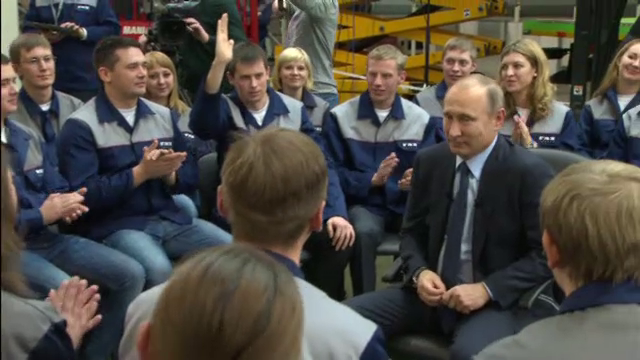
#> input picture 031.png, 640 x 360 px
$ jupyter execute test.ipynb   (shell and % lines are left out)
#> lines starting #> are read from the running program, lines starting #| are printed output that depends on the picture; after the words box and inside, x2 and y2 are one past the last pixel; in counts of white or black regions, pixels touching at a corner belong together
[cell 1]
import sys
import cv2
import numpy as np
from matplotlib import pyplot as plt

imagePath = '031.png'
cascPath = 'haarcascade_frontalface_default.xml'

faceCascade = cv2.CascadeClassifier(cascPath)

# Read the image
image = cv2.imread(imagePath)
#> image is the input picture: shape (360, 640, 3); mean B, G, R 68.2, 74.5, 78.8
gray = cv2.cvtColor(image, cv2.COLOR_BGR2GRAY)
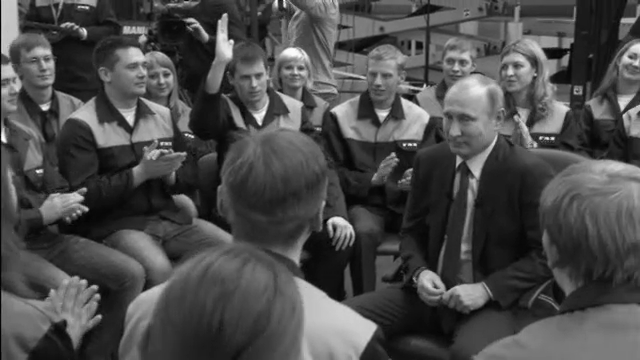
#> gray: shape (360, 640); min 0, max 255, mean 75

[cell 2]
# Detect faces in the image
faces = faceCascade.detectMultiScale(
    gray,
    scaleFactor=1.1,
    minNeighbors=5,
    minSize=(30, 30),
    flags = cv2.CASCADE_SCALE_IMAGE
)
#> faces = [[21, 43, 42, 42], [438, 49, 36, 36], [277, 54, 35, 35], [490, 51, 41, 41], [144, 61, 36, 36], [232, 62, 40, 40], [366, 236, 51, 51]]

print("Found {0} faces".format(len(faces)))
#| Found 7 faces

[cell 3]
# Draw a rectangle around the faces
for (x, y, w, h) in faces:
    cv2.rectangle(image, (x, y), (x+w, y+h), (0, 255, 0), 0)
#> this loop made 7 passes
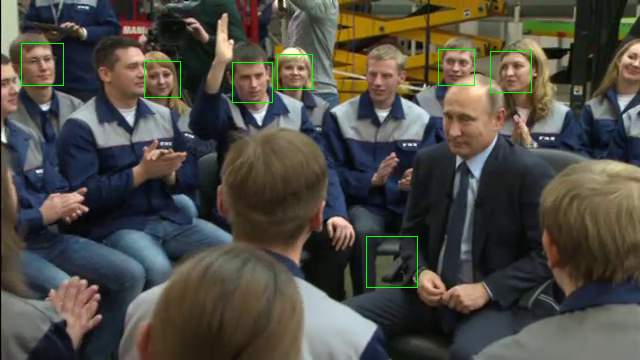
#> image: shape (360, 640, 3); 0.49% of pixels changed, all inside (x1, y1, x2, y2) = (21, 43, 532, 288)

[cell 4]
# Write the result to file
cv2.imwrite('found-faces-' + imagePath, image)
#> Out = True

[cell 5]
image = np.fliplr(image.reshape(-1,3)).reshape(image.shape) # turn to RGB
plt.imshow(image)
plt.show()

$ run again, with 029.png copied over 031.png
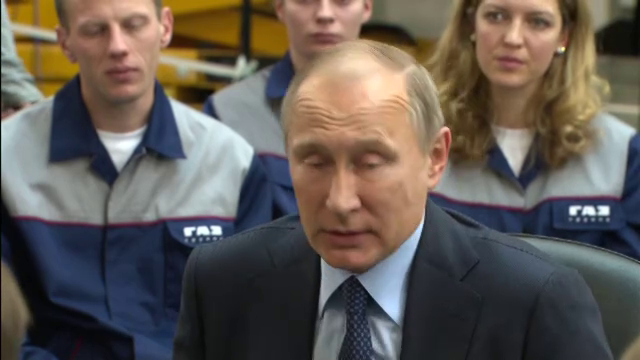
#> input picture 029.png, 640 x 360 px
#> image is the input picture: shape (360, 640, 3); mean B, G, R 84.2, 90.8, 98.5
#> `gray = cv2.cvtColor(image, cv2.COLOR_BGR2GRAY)`:
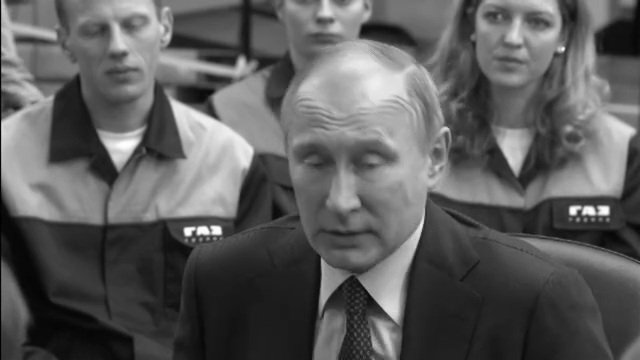
#> gray: shape (360, 640); min 0, max 254, mean 92.3
#> faces = [[256, 94, 180, 180]]
#| Found 1 faces
#> the loop `for (x, y, w, h) in faces:` made 1 pass
#> after the loop `for (x, y, w, h) in faces:`:
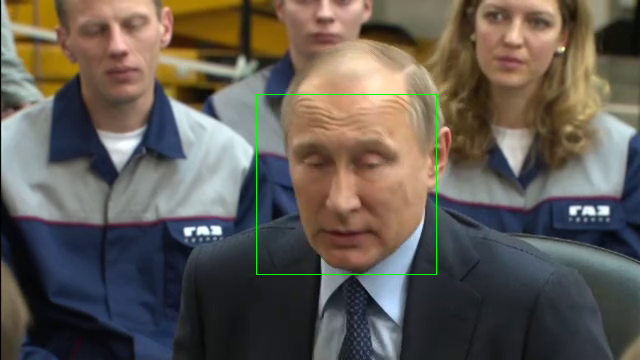
#> image: shape (360, 640, 3); 0.31% of pixels changed, all inside (x1, y1, x2, y2) = (256, 94, 437, 275)
#> Out = True

$ run again, with 505.png copied over 031.png
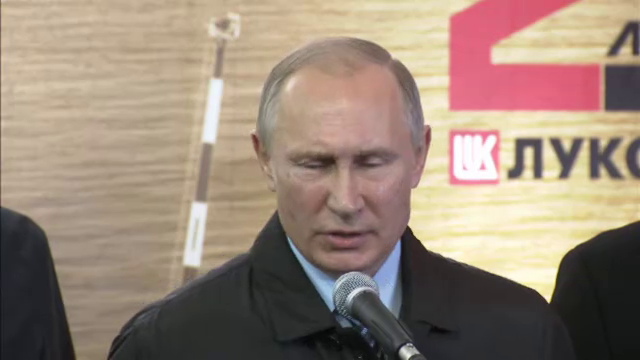
#> input picture 505.png, 640 x 360 px
#> image is the input picture: shape (360, 640, 3); mean B, G, R 120.5, 135.1, 153.8
#> faces = [[257, 92, 183, 183]]
#| Found 1 faces
#> the loop `for (x, y, w, h) in faces:` made 1 pass
#> after the loop `for (x, y, w, h) in faces:`:
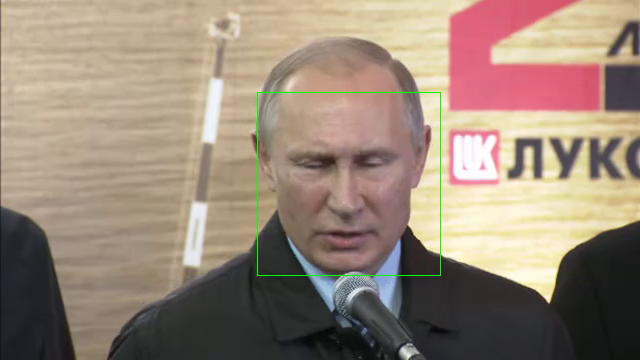
#> image: shape (360, 640, 3); 0.32% of pixels changed, all inside (x1, y1, x2, y2) = (257, 92, 441, 276)
#> Out = True
#> `image = np.fliplr(image.reshape(-1,3)).reshape(image.shape)`:
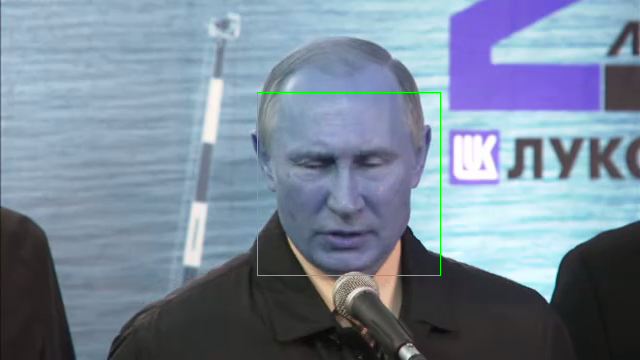
#> image: shape (360, 640, 3); mean B, G, R 153.3, 135.5, 120.1
